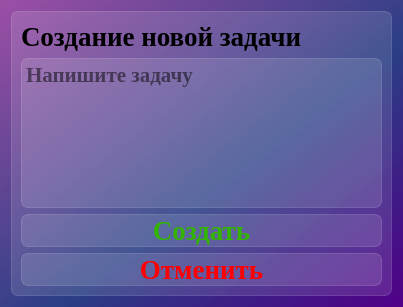
<?xml version="1.0" encoding="UTF-8"?>
<ui version="4.0">
 <class>Dialog_create_task</class>
 <widget class="QDialog" name="Dialog_create_task">
  <property name="geometry">
   <rect>
    <x>0</x>
    <y>0</y>
    <width>403</width>
    <height>307</height>
   </rect>
  </property>
  <property name="windowTitle">
   <string>Создание задачи</string>
  </property>
  <property name="styleSheet">
   <string notr="true">background-color: qlineargradient(spread:pad, x1:1, y1:1, x2:0, y2:0, stop:0 rgba(81, 0, 135, 255), stop:0.427447 rgba(41, 61, 132, 235), stop:1 rgba(155, 79, 165, 255));
font-family: Liberation Serif;
</string>
  </property>
  <layout class="QVBoxLayout" name="verticalLayout_2">
   <item>
    <widget class="QFrame" name="frame_main">
     <property name="styleSheet">
      <string notr="true">background-color: rgba(255, 255, 255, 30);
border: 1px solid rgba(255, 255, 255, 40);
border-radius: 7px;</string>
     </property>
     <property name="frameShape">
      <enum>QFrame::StyledPanel</enum>
     </property>
     <property name="frameShadow">
      <enum>QFrame::Raised</enum>
     </property>
     <layout class="QVBoxLayout" name="verticalLayout">
      <item>
       <widget class="QLabel" name="label_info">
        <property name="styleSheet">
         <string notr="true">text-align: center;
font-weight: bold;
font-size: 20pt;
background-color: none;
border: none;</string>
        </property>
        <property name="text">
         <string>Создание новой задачи</string>
        </property>
       </widget>
      </item>
      <item>
       <widget class="QTextEdit" name="textEdit_task_text">
        <property name="styleSheet">
         <string notr="true">font-weight: bold;
font-size: 16pt;</string>
        </property>
        <property name="html">
         <string>&lt;!DOCTYPE HTML PUBLIC &quot;-//W3C//DTD HTML 4.0//EN&quot; &quot;http://www.w3.org/TR/REC-html40/strict.dtd&quot;&gt;
&lt;html&gt;&lt;head&gt;&lt;meta name=&quot;qrichtext&quot; content=&quot;1&quot; /&gt;&lt;meta charset=&quot;utf-8&quot; /&gt;&lt;style type=&quot;text/css&quot;&gt;
p, li { white-space: pre-wrap; }
hr { height: 1px; border-width: 0; }
li.unchecked::marker { content: &quot;\2610&quot;; }
li.checked::marker { content: &quot;\2612&quot;; }
&lt;/style&gt;&lt;/head&gt;&lt;body style=&quot; font-family:'Liberation Serif'; font-size:16pt; font-weight:700; font-style:normal;&quot;&gt;
&lt;p style=&quot;-qt-paragraph-type:empty; margin-top:0px; margin-bottom:0px; margin-left:0px; margin-right:0px; -qt-block-indent:0; text-indent:0px; font-family:'.AppleSystemUIFont'; font-size:20pt;&quot;&gt;&lt;br /&gt;&lt;/p&gt;&lt;/body&gt;&lt;/html&gt;</string>
        </property>
        <property name="placeholderText">
         <string>Напишите задачу</string>
        </property>
       </widget>
      </item>
      <item>
       <widget class="QPushButton" name="pushButton_create">
        <property name="styleSheet">
         <string notr="true">QPushButton {
font-weight: bold;
font-size: 20pt;
text-align: center;
color: rgba(51, 181, 0, 1);
}

QPushButton:hover {
background-color: rgba(255, 255, 255, 40);
}
QPushButton:pressed {
background-color: rgba(255, 255, 255, 70);
}</string>
        </property>
        <property name="text">
         <string>Создать</string>
        </property>
       </widget>
      </item>
      <item>
       <widget class="QPushButton" name="pushButton_cancel">
        <property name="styleSheet">
         <string notr="true">QPushButton {
font-weight: bold;
font-size: 20pt;
text-align: center;
color: red;
}

QPushButton:hover {
background-color: rgba(255, 255, 255, 40);
}
QPushButton:pressed {
background-color: rgba(255, 255, 255, 70);
}</string>
        </property>
        <property name="text">
         <string>Отменить</string>
        </property>
       </widget>
      </item>
     </layout>
    </widget>
   </item>
  </layout>
 </widget>
 <tabstops>
  <tabstop>textEdit_task_text</tabstop>
  <tabstop>pushButton_cancel</tabstop>
  <tabstop>pushButton_create</tabstop>
 </tabstops>
 <resources/>
 <connections/>
</ui>
